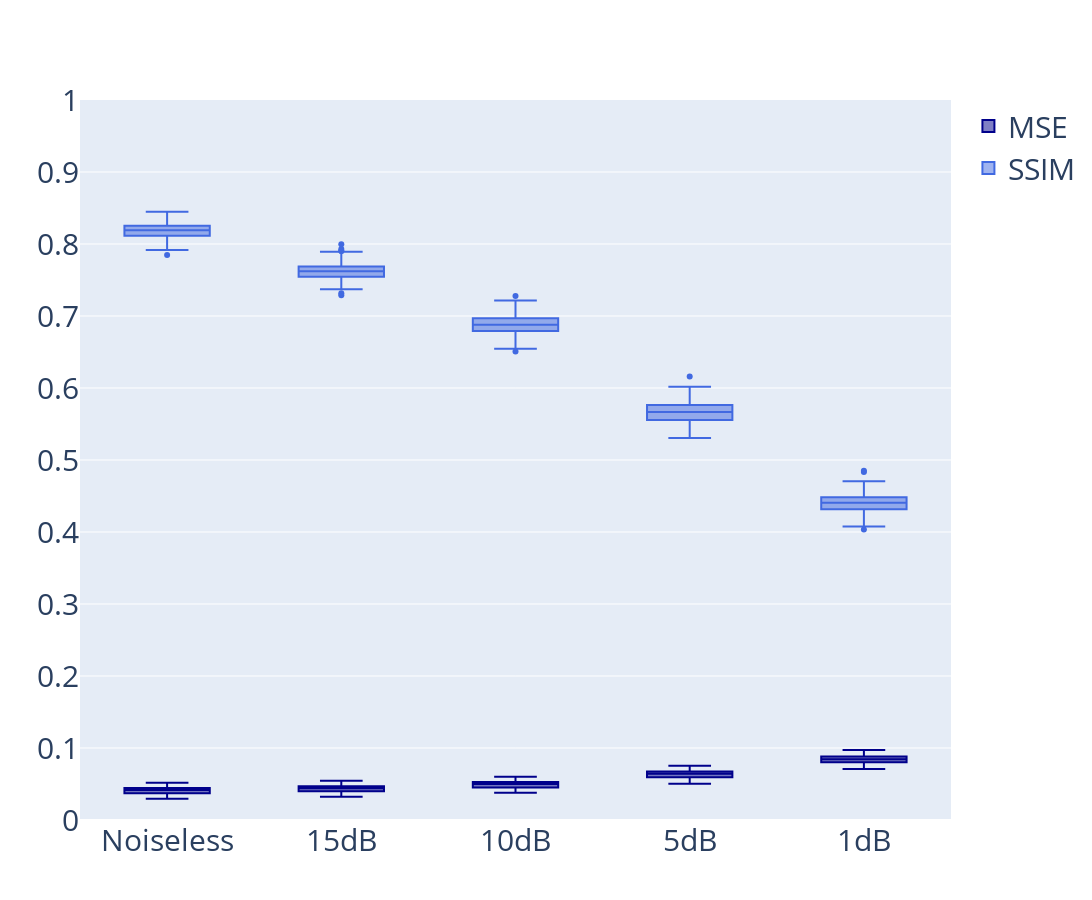

The notebook cell this image was saved under:
### Code cell
m0 = result_dict['noiseless_results'].mse_noiseless
s0 = result_dict['noiseless_results'].ssim_noiseless

m1 = result_dict['1_results'].mse_1
s1 = result_dict['1_results'].ssim_1

m5 = result_dict['5_results'].mse_5
s5 = result_dict['5_results'].ssim_5

m10 = result_dict['10_results'].mse_10
s10 = result_dict['10_results'].ssim_10

m15 = result_dict['15_results'].mse_15
s15 = result_dict['15_results'].ssim_15

fig = go.Figure()
fig.add_trace(go.Box(y=m0, name='Noiseless', marker_color = 'darkblue', showlegend=False))
fig.add_trace(go.Box(y=m15, name='15dB', marker_color = 'darkblue',showlegend=False))
fig.add_trace(go.Box(y=m10, name='10dB', marker_color = 'darkblue',showlegend=False))
fig.add_trace(go.Box(y=m5, name='5dB', marker_color = 'darkblue',showlegend=False))
fig.add_trace(go.Box(y=m1, name='1dB', marker_color = 'darkblue',showlegend=False))


fig.add_traces(go.Box(y=[''], name='MSE', marker_color = 'darkblue', visible='legendonly'))

fig.add_trace(go.Box(y=s0, name = 'Noiseless',marker_color = 'royalblue', showlegend=False))
fig.add_trace(go.Box(y=s15, name = '15dB',marker_color = 'royalblue',showlegend=False))
fig.add_trace(go.Box(y=s10, name = '10dB',marker_color = 'royalblue',showlegend=False))
fig.add_trace(go.Box(y=s5, name = '5dB',marker_color = 'royalblue',showlegend=False))
fig.add_trace(go.Box(y=s1, name = '1dB',marker_color = 'royalblue',showlegend=False))
fig.add_trace(go.Box(y=[''], name='SSIM', marker_color = 'royalblue', visible='legendonly'))


fig.update_layout(
    # title = '',
    autosize=False,
    width=1200,
    height=900,
    yaxis=dict(
        # title_text="Y-axis Title",
        # ticktext=["Very long label", "long label", "3", "label"],
        # tickvals=,
        nticks=20,
        tickmode="auto",
        titlefont=dict(size=30),
    ),
    yaxis_range=[0,1],
    font=dict(size=30),
    # legend_title_text='Custom Legend Title',
    # legend=dict(
    #     x=0,
    #     y=1,
    #     traceorder='normal',
    #     font=dict(
    #         family='sans-serif',
    #         size=12,
    #         color='black'
    #     ),
    # # bgcolor='LightSteelBlue',
    # bordercolor='Black',
    # borderwidth=2)
)
fig.show(renderer="jupyterlab")
# fig.write_image(model.RUN_DIR + f'boxplot_metrics_snr_{model.params["snr"]}.png')
# fig.write_image(model.RUN_DIR + f'FashionMNIST_all_noise_levels_results.png')
